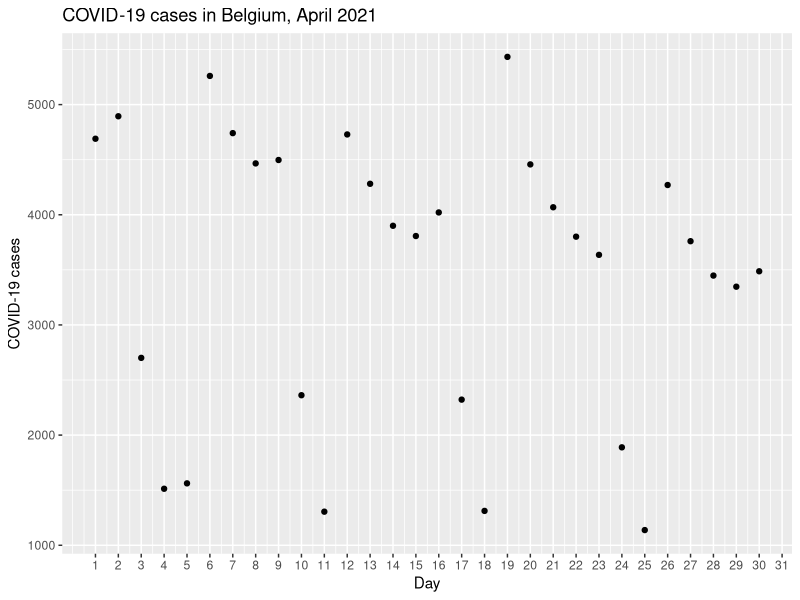
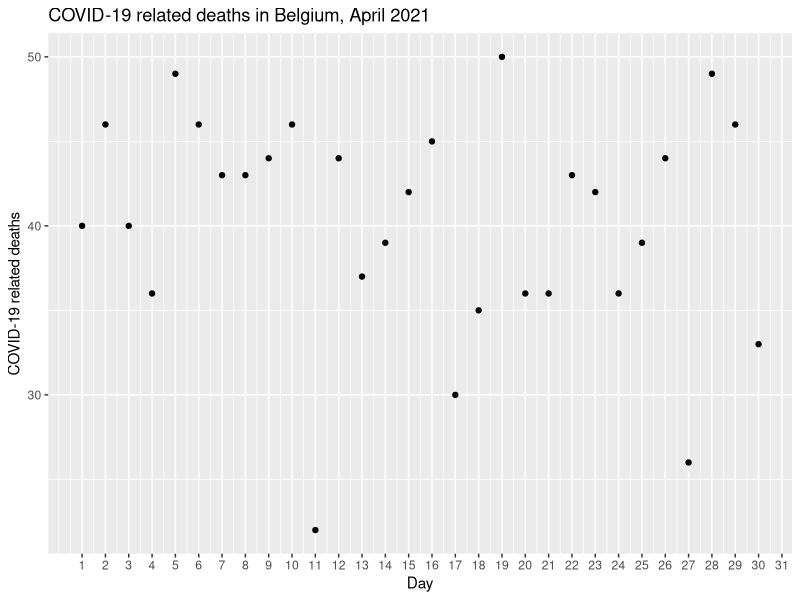

Recreate these plots in R, in order.
## ---- chunk 1
library(tidyverse)
library(here)
library(ggplot2)
## ---- chunk 2
covid19_data <- read_csv(here::here("Data/Data_raw/covid19_data.csv"))
## ---- chunk 3
covid19_data <- covid19_data %>% mutate(month = month.name[as.numeric(month)])
#country <- params$country
#year <- params$year
#months <- params$month
parameters <- list()
parameters$country <- "Belgium"
parameters$year <- 2021
parameters$month <- "April"
covid19_data_filtered <- covid19_data %>% filter(year %in% parameters$year, 
                                                 countriesAndTerritories %in% parameters$country, 
                                                 month %in% parameters$month)
## ---- chunk 4
covid19_data %>% group_by(day, month, year) %>% 
  filter(countriesAndTerritories == parameters$country & 
         year == parameters$year & 
         month == parameters$month) %>%
  ggplot(aes(x = day, y = cases)) +
  geom_point() +
  scale_x_continuous(breaks = seq(1, 31, 1)) +
  labs(title = paste0("COVID-19 cases in ", parameters$country, ", ", parameters$month, " ", parameters$year),
       x = "Day",
       y = "COVID-19 cases")
## ---- chunk 5
covid19_data %>% group_by(day, month, year) %>% 
  filter(countriesAndTerritories == parameters$country & 
         year == parameters$year & 
         month == parameters$month) %>%
  ggplot(aes(x = day, y = deaths)) +
  geom_point() +
  scale_x_continuous(breaks = seq(1, 31, 1)) +
  labs(title = paste0("COVID-19 related deaths in ", parameters$country, ", ", parameters$month, " ", parameters$year),
       x = "Day" ,
       y = "COVID-19 related deaths")
